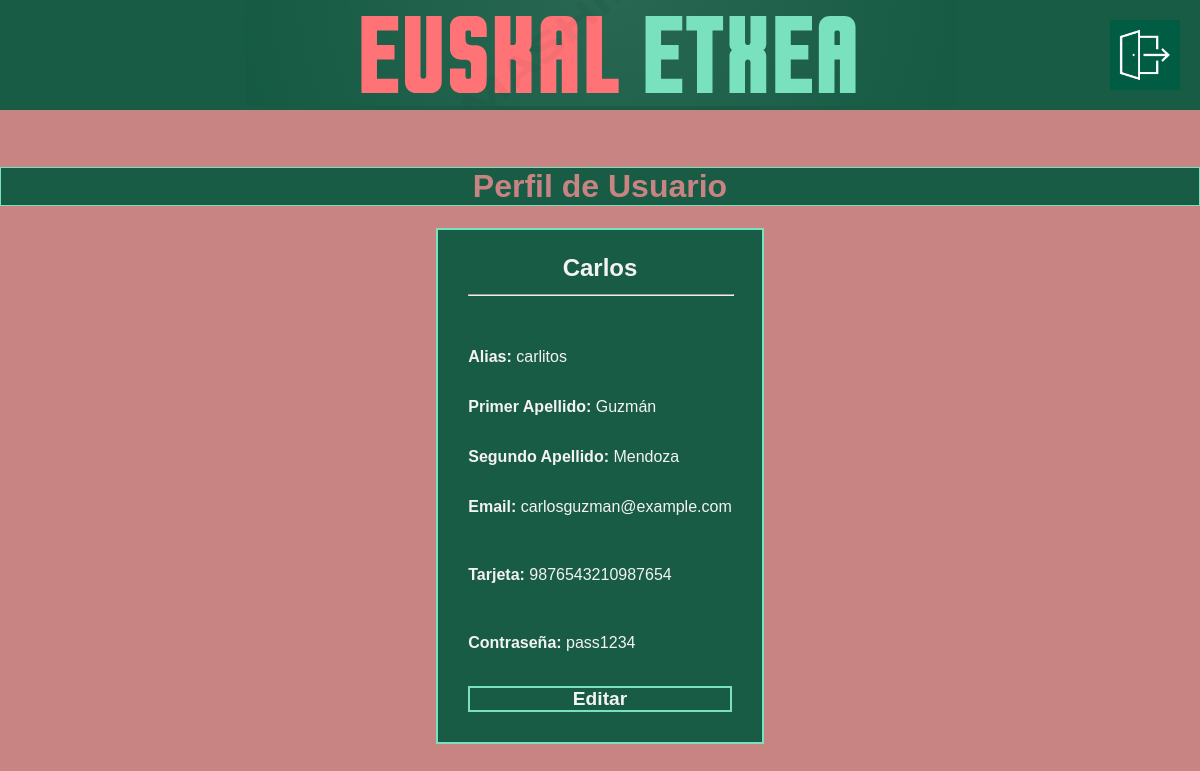
Page /userAdmin.php?id=2 (signed in) on the committed database.
### tables this page shows
CREATE TABLE `usuarios` (
  `Id_Usuario` int(11) NOT NULL,
  `Nombre` varchar(20) NOT NULL,
  `Alias` varchar(15) NOT NULL,
  `PrimerApellido` varchar(20) NOT NULL,
  `SegundoApellido` varchar(20) NOT NULL,
  `Email` varchar(50) NOT NULL,
  `Tarjeta` varchar(16) NOT NULL,
  `Contraseña` varchar(30) NOT NULL,
  `Rol` varchar(5) NOT NULL
);

### userAdmin.php (the view, shortened to what this page needs)
<?php
    $conn = obtenerPdoConexionBD();
    $id = (int)$_REQUEST["id"];
    $sql = "SELECT * FROM usuarios WHERE Id_Usuario=?";
    $sentencia = $conn->prepare($sql);
    $sentencia->execute([$id]);
    $fila = $sentencia->fetch();
    $nombre = $fila['Nombre'];
    $alias = $fila['Alias'];
    $primerApellido = $fila['PrimerApellido'];
    $segundoApellido = $fila['SegundoApellido'];
    $email = $fila['Email'];
    $tarjeta = $fila['Tarjeta'];
    $contrasena = $fila['Contraseña'];
?>
<!DOCTYPE html>
<html>
<head>
    <link rel="stylesheet" type="text/css" href="estilos.css">
</head>
<body>
    <div class="header">
        <a href="indexAdmin.php"><img src="resources/logo.png"></a>
        <a href="home.php"><img src="resources/salir.png" class="imagenDerecha"></a>
    </div>
    <br>
    <br>
    <h1>Perfil de Usuario</h1>
    <div class="divUser">
    <div class="userBox">
        <h3 style="width: 100% ; text-align: center; font-size: 150%;">
            <?= $nombre ?>
            <hr style="width: 100%">
        </h3>
        <p>Alias:
            <span style="font-weight: lighter"><?= $alias ?></span>
        </p>
        <p>Primer Apellido:
            <span style="font-weight: lighter"><?= $primerApellido ?></span>
        </p>
        <p>Segundo Apellido:
            <span style="font-weight: lighter"><?= $segundoApellido ?></span>
        </p>
        <p>Email:
            <span style="font-weight: lighter"><?= $email ?></span>
        </p><br>
        <p>Tarjeta: <span style="font-weight: lighter"><?=$tarjeta?></span></p>
        <br>
        <p>Contraseña: <span style="font-weight: lighter"><?=$contrasena?></span></p>
        <br>
        <a class="botonForms" href="editUserAdmin.php?id=<?=$fila["Id_Usuario"]?>">Editar</a></td>
</body>
</html>

### estilos.css (style rules this page uses)
body { background-color: #c88383; font-family: Arial, sans-serif; margin: 0; padding: 0; }
.header { background-color: #195c46; display: flex; justify-content: center; align-items: center; position: relative; }
.imagenDerecha { position: absolute; top: 50%; right: 0; transform: translateY(-50%); width: 70px; height: 70px; margin-right: 20px; }
h1, h2 { background-color: #195c46; color: #c88383; font-family: sans-serif; font-weight: bold; font-size: 200%; text-align: center; border: 1px solid #7ae1bf; }
.botonForms { cursor: pointer; background-color: #195c46; color: #f3f3f3; font-family: sans-serif; font-weight: bold; font-size: 120%; border: 2px solid #7ae1bf; text-decoration: none; text-align: center; }
.divUser { width: 100%; display: flex; flex-direction: column; justify-content: center; align-items: center; }
.userBox { color: #f3f3f3; font-weight: bold; display: flex; flex-direction: column; justify-content: center; background-color: #195c46; border: 2px solid #7ae1bf; padding-left: 30px; padding-right: 30px; padding-bottom: 30px; }

### rows in the picture
usuarios: Nombre "Carlos", Alias "carlitos", PrimerApellido "Guzmán", SegundoApellido "Mendoza", Email "carlosguzman@example.com", Tarjeta "9876543210987654", Contraseña "pass1234"
